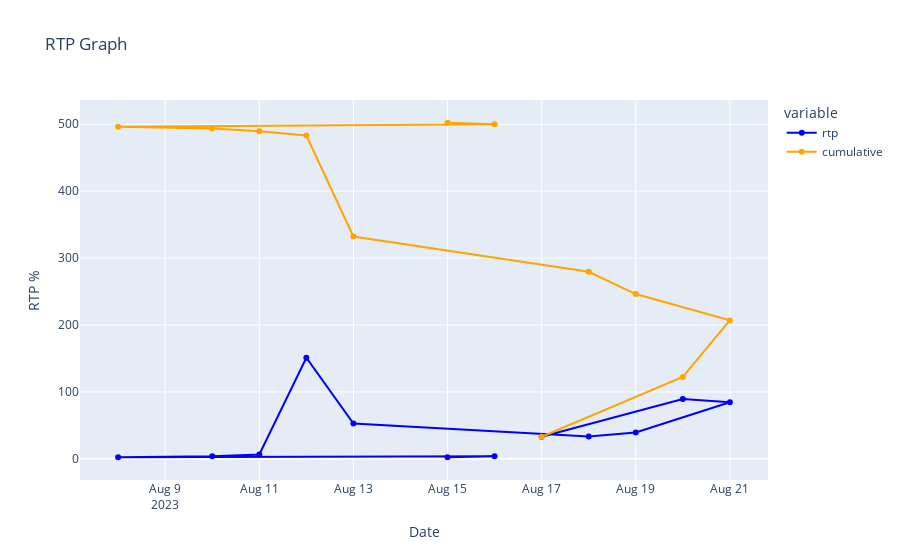

Notebook cell for this chart:
### Markdown cell above
### RTP and GGR

### Code cell
df = pd.DataFrame({"rtp":perDay_rtp,"cumulative":cumulative_rtp,"labels":date_range})
fig = px.line(df, x="labels", y=["rtp", "cumulative"],
              markers=True, color_discrete_sequence=['blue', 'orange'],
              labels={"labels":"Date", "value": "RTP %"},
              title="RTP Graph")

fig.show()

### Figure 1 — Plotly figure (JSON) as saved in the notebook; plotly's stock layout.template omitted (floating-point values rounded to 4 significant figures)
{"data": [{"hovertemplate": "variable=rtp<br>Date=%{x}<br>RTP %=%{y}<extra></extra>", "legendgroup": "rtp", "line": {"color": "blue", "dash": "solid"}, "marker": {"symbol": "circle"}, "mode": "markers+lines", "name": "rtp", "orientation": "v", "showlegend": true, "type": "scatter", "x": ["2023-08-17", "2023-08-20", "2023-08-21", "2023-08-19", "2023-08-18", "2023-08-13", "2023-08-12", "2023-08-11", "2023-08-10", "2023-08-08", "2023-08-16", "2023-08-15"], "xaxis": "x", "y": [32.96, 89.47, 84.44, 39.34, 33.33, 52.66, 151, 6.479, 3.985, 2.517, 3.722, 2.357], "yaxis": "y"}, {"hovertemplate": "variable=cumulative<br>Date=%{x}<br>RTP %=%{y}<extra></extra>", "legendgroup": "cumulative", "line": {"color": "orange", "dash": "solid"}, "marker": {"symbol": "circle"}, "mode": "markers+lines", "name": "cumulative", "orientation": "v", "showlegend": true, "type": "scatter", "x": ["2023-08-17", "2023-08-20", "2023-08-21", "2023-08-19", "2023-08-18", "2023-08-13", "2023-08-12", "2023-08-11", "2023-08-10", "2023-08-08", "2023-08-16", "2023-08-15"], "xaxis": "x", "y": [32.96, 122.4, 206.9, 246.2, 279.6, 332.2, 483.2, 489.7, 493.7, 496.2, 499.9, 502.3], "yaxis": "y"}], "layout": {"autosize": true, "legend": {"title": {"text": "variable"}, "tracegroupgap": 0}, "title": {"text": "RTP Graph"}, "xaxis": {"anchor": "y", "autorange": true, "domain": [0, 1], "range": ["2023-08-07 05:01:48.7613", "2023-08-21 18:58:11.2387"], "title": {"text": "Date"}, "type": "date"}, "yaxis": {"anchor": "x", "autorange": true, "domain": [0, 1], "range": [-38.9, 543.5], "title": {"text": "RTP %"}, "type": "linear"}}}
